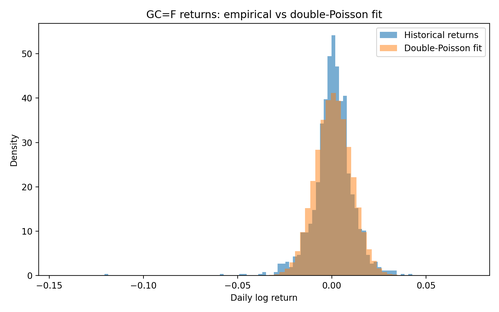
#> input picture writeup/real_world_gold_fit.png, 499 x 312 px, shrunk from 1600 x 1000 before the run
$ python combine_real_world_panels.py
#> lines starting #> are read from the running program, lines starting #| are printed output that depends on the picture
import argparse
from pathlib import Path

import matplotlib.pyplot as plt
import matplotlib.gridspec as gridspec
import matplotlib.image as mpimg


def load_image(path: Path):
    """Load a PNG and fail fast if it is missing."""
    if not path.exists():
        raise FileNotFoundError(f"Missing image: {path}")
    return mpimg.imread(str(path))
#> returned value is the input picture: shape (312, 499, 4) float32; mean R, G, B, A 0.968, 0.961, 0.953, 1


def main() -> None:
    """Assemble the real-world multi-panel figure from existing PNGs."""
    parser = argparse.ArgumentParser(
        description="Combine real-world plots into a single multi-panel figure."
    )
    parser.add_argument(
        "--writeup-dir",
        type=Path,
        default=Path(__file__).resolve().parents[1] / "writeup",
        help="Directory containing the real-world PNGs (writeup/).",
    )
    parser.add_argument(
        "--out",
        type=Path,
        default=Path(__file__).resolve().parents[1]
        / "writeup"
        / "real_world_multi_panel.png",
        help="Output combined PNG path.",
    )
    args = parser.parse_args()

    writeup_dir = args.writeup_dir
    images = {
        "Gold fit": load_image(writeup_dir / "real_world_gold_fit.png"),
        "S&P 500 fit": load_image(writeup_dir / "real_world_spx_fit.png"),
        "Gold convergence": load_image(writeup_dir / "real_world_gold_convergence.png"),
        "S&P 500 convergence": load_image(writeup_dir / "real_world_spx_convergence.png"),
        "Gold error scaling": load_image(writeup_dir / "real_world_gold_error_scaling.png"),
        "S&P 500 error scaling": load_image(writeup_dir / "real_world_spx_error_scaling.png"),
        "IQAE epsilon scaling (Gold)": load_image(writeup_dir / "real_world_iqae_eps.png"),
        "IQAE epsilon scaling (S&P 500)": load_image(
            writeup_dir / "real_world_iqae_eps_spx.png"
        ),
    }
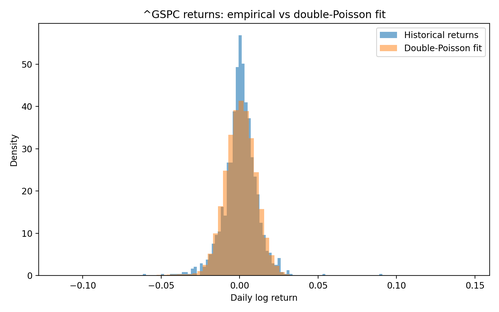
#> input picture writeup/real_world_spx_fit.png, 499 x 312 px, shrunk from 1600 x 1000 before the run
#> in load_image, returned value is the input picture: shape (312, 499, 4) float32; mean R, G, B, A 0.971, 0.965, 0.959, 1
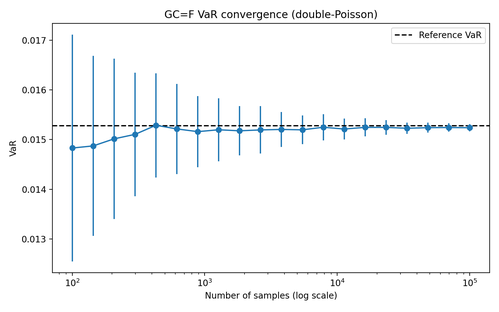
#> input picture writeup/real_world_gold_convergence.png, 499 x 312 px, shrunk from 1600 x 1000 before the run
#> in load_image, returned value is the input picture: shape (312, 499, 4) float32; mean R, G, B, A 0.967, 0.973, 0.977, 1
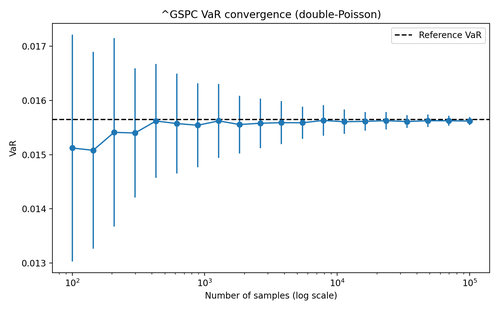
#> input picture writeup/real_world_spx_convergence.png, 499 x 312 px, shrunk from 1600 x 1000 before the run
#> in load_image, returned value is the input picture: shape (312, 499, 4) float32; mean R, G, B, A 0.966, 0.973, 0.977, 1
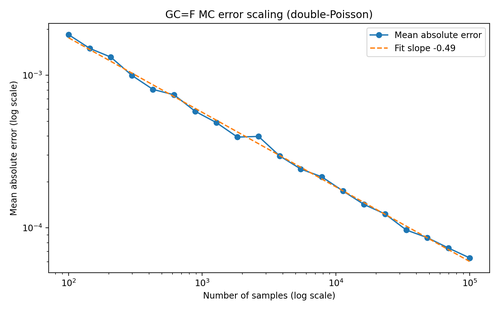
#> input picture writeup/real_world_gold_error_scaling.png, 499 x 312 px, shrunk from 1600 x 1000 before the run
#> in load_image, returned value is the input picture: shape (312, 499, 4) float32; mean R, G, B, A 0.978, 0.979, 0.979, 1

    fig = plt.figure(figsize=(12, 16))
    gs = gridspec.GridSpec(4, 2, figure=fig, height_ratios=[1, 1, 1, 1])

    axes = [
        fig.add_subplot(gs[0, 0]),
        fig.add_subplot(gs[0, 1]),
        fig.add_subplot(gs[1, 0]),
        fig.add_subplot(gs[1, 1]),
        fig.add_subplot(gs[2, 0]),
        fig.add_subplot(gs[2, 1]),
    ]

    titles = [
        "Gold: empirical vs fit",
        "S&P 500: empirical vs fit",
        "Gold: VaR convergence",
        "S&P 500: VaR convergence",
        "Gold: error scaling",
        "S&P 500: error scaling",
    ]
    keys = [
        "Gold fit",
        "S&P 500 fit",
        "Gold convergence",
        "S&P 500 convergence",
        "Gold error scaling",
        "S&P 500 error scaling",
    ]

    for ax, title, key in zip(axes, titles, keys):
        ax.imshow(images[key])
        ax.set_title(title, fontsize=11)
        ax.axis("off")

    ax_iqae_gold = fig.add_subplot(gs[3, 0])
    ax_iqae_gold.imshow(images["IQAE epsilon scaling (Gold)"])
    ax_iqae_gold.set_title("IQAE scaling (Gold): queries vs 1/epsilon", fontsize=11)
    ax_iqae_gold.axis("off")

    ax_iqae_spx = fig.add_subplot(gs[3, 1])
    ax_iqae_spx.imshow(images["IQAE epsilon scaling (S&P 500)"])
    ax_iqae_spx.set_title("IQAE scaling (S&P 500): queries vs 1/epsilon", fontsize=11)
    ax_iqae_spx.axis("off")

    fig.tight_layout()
    args.out.parent.mkdir(parents=True, exist_ok=True)
    fig.savefig(args.out, dpi=200, bbox_inches="tight")
    print(f"Saved combined figure to: {args.out}")


if __name__ == "__main__":
#> (the run stopped early here; a loop or call above may not have finished)
